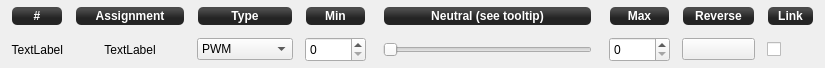
<?xml version="1.0" encoding="UTF-8"?>
<ui version="4.0">
 <class>outputChannelForm</class>
 <widget class="QWidget" name="outputChannelForm">
  <property name="geometry">
   <rect>
    <x>0</x>
    <y>0</y>
    <width>825</width>
    <height>68</height>
   </rect>
  </property>
  <property name="windowTitle">
   <string>Form</string>
  </property>
  <layout class="QGridLayout" name="gridLayout">
   <property name="topMargin">
    <number>1</number>
   </property>
   <property name="bottomMargin">
    <number>1</number>
   </property>
   <property name="horizontalSpacing">
    <number>12</number>
   </property>
   <item row="1" column="1">
    <widget class="QLabel" name="actuatorName">
     <property name="sizePolicy">
      <sizepolicy hsizetype="Minimum" vsizetype="Preferred">
       <horstretch>0</horstretch>
       <verstretch>0</verstretch>
      </sizepolicy>
     </property>
     <property name="minimumSize">
      <size>
       <width>110</width>
       <height>25</height>
      </size>
     </property>
     <property name="text">
      <string>TextLabel</string>
     </property>
     <property name="alignment">
      <set>Qt::AlignCenter</set>
     </property>
    </widget>
   </item>
   <item row="1" column="2">
    <widget class="QComboBox" name="actuatorType">
     <property name="enabled">
      <bool>true</bool>
     </property>
     <property name="minimumSize">
      <size>
       <width>0</width>
       <height>20</height>
      </size>
     </property>
     <property name="toolTip">
      <string>Set &quot;PWM&quot; simple pulse generation.</string>
     </property>
     <property name="autoFillBackground">
      <bool>false</bool>
     </property>
     <item>
      <property name="text">
       <string>PWM</string>
      </property>
     </item>
     <item>
      <property name="text">
       <string>PWM Alarm</string>
      </property>
     </item>
     <item>
      <property name="text">
       <string>Arming LED</string>
      </property>
     </item>
     <item>
      <property name="text">
       <string>Info LED</string>
      </property>
     </item>
    </widget>
   </item>
   <item row="1" column="8">
    <widget class="QPushButton" name="pb_reverseActuator">
     <property name="minimumSize">
      <size>
       <width>73</width>
       <height>0</height>
      </size>
     </property>
     <property name="text">
      <string/>
     </property>
     <property name="icon">
      <iconset resource="configgadget.qrc">
       <normaloff>:/configgadget/images/swap.svg</normaloff>:/configgadget/images/swap.svg</iconset>
     </property>
    </widget>
   </item>
   <item row="1" column="7">
    <widget class="QSpinBox" name="actuatorMax">
     <property name="minimumSize">
      <size>
       <width>0</width>
       <height>25</height>
      </size>
     </property>
     <property name="focusPolicy">
      <enum>Qt::StrongFocus</enum>
     </property>
     <property name="toolTip">
      <string>Maximum PWM value in microseconds, beware of not overdriving your servo.</string>
     </property>
     <property name="maximum">
      <number>65535</number>
     </property>
    </widget>
   </item>
   <item row="0" column="5">
    <widget class="QLabel" name="legend2">
     <property name="sizePolicy">
      <sizepolicy hsizetype="Expanding" vsizetype="Fixed">
       <horstretch>0</horstretch>
       <verstretch>0</verstretch>
      </sizepolicy>
     </property>
     <property name="minimumSize">
      <size>
       <width>0</width>
       <height>20</height>
      </size>
     </property>
     <property name="font">
      <font>
       <weight>75</weight>
       <italic>false</italic>
       <bold>true</bold>
      </font>
     </property>
     <property name="styleSheet">
      <string notr="true">background-color: qlineargradient(spread:reflect, x1:0.507, y1:0, x2:0.507, y2:0.772, stop:0.208955 rgba(74, 74, 74, 255), stop:0.78607 rgba(36, 36, 36, 255));
color: rgb(255, 255, 255);
border-radius: 5;
font:bold;
margin:1px;</string>
     </property>
     <property name="text">
      <string>Neutral (see tooltip)</string>
     </property>
     <property name="alignment">
      <set>Qt::AlignCenter</set>
     </property>
    </widget>
   </item>
   <item row="0" column="0">
    <widget class="QLabel" name="legend6">
     <property name="sizePolicy">
      <sizepolicy hsizetype="Minimum" vsizetype="Fixed">
       <horstretch>0</horstretch>
       <verstretch>0</verstretch>
      </sizepolicy>
     </property>
     <property name="minimumSize">
      <size>
       <width>0</width>
       <height>20</height>
      </size>
     </property>
     <property name="font">
      <font>
       <weight>75</weight>
       <italic>false</italic>
       <bold>true</bold>
      </font>
     </property>
     <property name="layoutDirection">
      <enum>Qt::LeftToRight</enum>
     </property>
     <property name="styleSheet">
      <string notr="true">background-color: qlineargradient(spread:reflect, x1:0.507, y1:0, x2:0.507, y2:0.772, stop:0.208955 rgba(74, 74, 74, 255), stop:0.78607 rgba(36, 36, 36, 255));
color: rgb(255, 255, 255);
border-radius: 5;
font:bold;
margin:1px;</string>
     </property>
     <property name="text">
      <string>#</string>
     </property>
     <property name="alignment">
      <set>Qt::AlignCenter</set>
     </property>
     <property name="margin">
      <number>0</number>
     </property>
    </widget>
   </item>
   <item row="1" column="9">
    <widget class="QCheckBox" name="actuatorLink">
     <property name="sizePolicy">
      <sizepolicy hsizetype="Fixed" vsizetype="Fixed">
       <horstretch>0</horstretch>
       <verstretch>0</verstretch>
      </sizepolicy>
     </property>
     <property name="minimumSize">
      <size>
       <width>47</width>
       <height>25</height>
      </size>
     </property>
     <property name="focusPolicy">
      <enum>Qt::StrongFocus</enum>
     </property>
     <property name="toolTip">
      <string>Output mode</string>
     </property>
    </widget>
   </item>
   <item row="0" column="3">
    <widget class="QLabel" name="legend1">
     <property name="sizePolicy">
      <sizepolicy hsizetype="Minimum" vsizetype="Fixed">
       <horstretch>0</horstretch>
       <verstretch>0</verstretch>
      </sizepolicy>
     </property>
     <property name="minimumSize">
      <size>
       <width>0</width>
       <height>20</height>
      </size>
     </property>
     <property name="font">
      <font>
       <weight>75</weight>
       <italic>false</italic>
       <bold>true</bold>
      </font>
     </property>
     <property name="styleSheet">
      <string notr="true">background-color: qlineargradient(spread:reflect, x1:0.507, y1:0, x2:0.507, y2:0.772, stop:0.208955 rgba(74, 74, 74, 255), stop:0.78607 rgba(36, 36, 36, 255));
color: rgb(255, 255, 255);
border-radius: 5;
font:bold;
margin:1px;</string>
     </property>
     <property name="text">
      <string>Min</string>
     </property>
     <property name="alignment">
      <set>Qt::AlignCenter</set>
     </property>
    </widget>
   </item>
   <item row="1" column="5">
    <widget class="TextBubbleSlider" name="actuatorNeutral">
     <property name="sizePolicy">
      <sizepolicy hsizetype="MinimumExpanding" vsizetype="Fixed">
       <horstretch>0</horstretch>
       <verstretch>0</verstretch>
      </sizepolicy>
     </property>
     <property name="minimumSize">
      <size>
       <width>0</width>
       <height>25</height>
      </size>
     </property>
     <property name="focusPolicy">
      <enum>Qt::StrongFocus</enum>
     </property>
     <property name="toolTip">
      <string>&lt;!DOCTYPE HTML PUBLIC &quot;-//W3C//DTD HTML 4.0//EN&quot; &quot;http://www.w3.org/TR/REC-html40/strict.dtd&quot;&gt;
&lt;html&gt;&lt;head&gt;&lt;meta name=&quot;qrichtext&quot; content=&quot;1&quot; /&gt;&lt;style type=&quot;text/css&quot;&gt;
p, li { white-space: pre-wrap; }
&lt;/style&gt;&lt;/head&gt;&lt;body style=&quot; font-family:'Lucida Grande'; font-size:13pt; font-weight:400; font-style:normal;&quot;&gt;
&lt;p style=&quot; margin-top:0px; margin-bottom:0px; margin-left:0px; margin-right:0px; -qt-block-indent:0; text-indent:0px;&quot;&gt;Set output value neutral point. &lt;/p&gt;
&lt;p style=&quot; margin-top:0px; margin-bottom:0px; margin-left:0px; margin-right:0px; -qt-block-indent:0; text-indent:0px;&quot;&gt;Output values below this point are scaled from -1 to 0. &lt;/p&gt;
&lt;p style=&quot; margin-top:0px; margin-bottom:0px; margin-left:0px; margin-right:0px; -qt-block-indent:0; text-indent:0px;&quot;&gt;Output values above this point are scaled from 0 to +1.&lt;/p&gt;
&lt;p style=&quot;-qt-paragraph-type:empty; margin-top:0px; margin-bottom:0px; margin-left:0px; margin-right:0px; -qt-block-indent:0; text-indent:0px;&quot;&gt;&lt;/p&gt;
&lt;p style=&quot; margin-top:0px; margin-bottom:0px; margin-left:0px; margin-right:0px; -qt-block-indent:0; text-indent:0px;&quot;&gt;For &lt;span style=&quot; font-weight:600;&quot;&gt;motor control&lt;/span&gt;, the neutral point should be the &lt;span style=&quot; font-weight:600;&quot;&gt;slowest speed&lt;/span&gt; at which the motor still runs&lt;/p&gt;
&lt;p style=&quot; margin-top:0px; margin-bottom:0px; margin-left:0px; margin-right:0px; -qt-block-indent:0; text-indent:0px;&quot;&gt;For &lt;span style=&quot; font-weight:600;&quot;&gt;servo control&lt;/span&gt;, the neutral point should be the &lt;span style=&quot; font-weight:600;&quot;&gt;midpoint&lt;/span&gt; of the servo travel.&lt;/p&gt;&lt;/body&gt;&lt;/html&gt;</string>
     </property>
     <property name="maximum">
      <number>9999</number>
     </property>
     <property name="orientation">
      <enum>Qt::Horizontal</enum>
     </property>
    </widget>
   </item>
   <item row="1" column="6">
    <spacer name="horizontalSpacer_2">
     <property name="orientation">
      <enum>Qt::Horizontal</enum>
     </property>
     <property name="sizeType">
      <enum>QSizePolicy::Minimum</enum>
     </property>
     <property name="sizeHint" stdset="0">
      <size>
       <width>5</width>
       <height>20</height>
      </size>
     </property>
    </spacer>
   </item>
   <item row="1" column="3">
    <widget class="QSpinBox" name="actuatorMin">
     <property name="minimumSize">
      <size>
       <width>0</width>
       <height>25</height>
      </size>
     </property>
     <property name="focusPolicy">
      <enum>Qt::StrongFocus</enum>
     </property>
     <property name="toolTip">
      <string>Minimum PWM value in microseconds, beware of not overdriving your servo.</string>
     </property>
     <property name="maximum">
      <number>65535</number>
     </property>
    </widget>
   </item>
   <item row="1" column="0">
    <widget class="QLabel" name="actuatorNumber">
     <property name="sizePolicy">
      <sizepolicy hsizetype="Minimum" vsizetype="Preferred">
       <horstretch>0</horstretch>
       <verstretch>0</verstretch>
      </sizepolicy>
     </property>
     <property name="minimumSize">
      <size>
       <width>20</width>
       <height>25</height>
      </size>
     </property>
     <property name="toolTip">
      <string>Channel Number</string>
     </property>
     <property name="layoutDirection">
      <enum>Qt::LeftToRight</enum>
     </property>
     <property name="text">
      <string>TextLabel</string>
     </property>
     <property name="alignment">
      <set>Qt::AlignRight|Qt::AlignTrailing|Qt::AlignVCenter</set>
     </property>
    </widget>
   </item>
   <item row="0" column="1">
    <widget class="QLabel" name="legend0">
     <property name="sizePolicy">
      <sizepolicy hsizetype="Minimum" vsizetype="Fixed">
       <horstretch>0</horstretch>
       <verstretch>0</verstretch>
      </sizepolicy>
     </property>
     <property name="minimumSize">
      <size>
       <width>0</width>
       <height>20</height>
      </size>
     </property>
     <property name="font">
      <font>
       <weight>75</weight>
       <italic>false</italic>
       <bold>true</bold>
      </font>
     </property>
     <property name="styleSheet">
      <string notr="true">background-color: qlineargradient(spread:reflect, x1:0.507, y1:0, x2:0.507, y2:0.772, stop:0.208955 rgba(74, 74, 74, 255), stop:0.78607 rgba(36, 36, 36, 255));
color: rgb(255, 255, 255);
border-radius: 5;
font:bold;
margin:1px;</string>
     </property>
     <property name="text">
      <string>Assignment</string>
     </property>
     <property name="alignment">
      <set>Qt::AlignCenter</set>
     </property>
    </widget>
   </item>
   <item row="1" column="4">
    <spacer name="horizontalSpacer">
     <property name="orientation">
      <enum>Qt::Horizontal</enum>
     </property>
     <property name="sizeType">
      <enum>QSizePolicy::Minimum</enum>
     </property>
     <property name="sizeHint" stdset="0">
      <size>
       <width>5</width>
       <height>20</height>
      </size>
     </property>
    </spacer>
   </item>
   <item row="0" column="7">
    <widget class="QLabel" name="legend3">
     <property name="sizePolicy">
      <sizepolicy hsizetype="Minimum" vsizetype="Fixed">
       <horstretch>0</horstretch>
       <verstretch>0</verstretch>
      </sizepolicy>
     </property>
     <property name="minimumSize">
      <size>
       <width>0</width>
       <height>20</height>
      </size>
     </property>
     <property name="font">
      <font>
       <weight>75</weight>
       <italic>false</italic>
       <bold>true</bold>
      </font>
     </property>
     <property name="styleSheet">
      <string notr="true">background-color: qlineargradient(spread:reflect, x1:0.507, y1:0, x2:0.507, y2:0.772, stop:0.208955 rgba(74, 74, 74, 255), stop:0.78607 rgba(36, 36, 36, 255));
color: rgb(255, 255, 255);
border-radius: 5;
font:bold;
margin:1px;</string>
     </property>
     <property name="text">
      <string>Max</string>
     </property>
     <property name="alignment">
      <set>Qt::AlignCenter</set>
     </property>
    </widget>
   </item>
   <item row="0" column="8">
    <widget class="QLabel" name="legend3_2">
     <property name="sizePolicy">
      <sizepolicy hsizetype="Minimum" vsizetype="Fixed">
       <horstretch>0</horstretch>
       <verstretch>0</verstretch>
      </sizepolicy>
     </property>
     <property name="minimumSize">
      <size>
       <width>0</width>
       <height>20</height>
      </size>
     </property>
     <property name="font">
      <font>
       <weight>75</weight>
       <italic>false</italic>
       <bold>true</bold>
      </font>
     </property>
     <property name="styleSheet">
      <string notr="true">background-color: qlineargradient(spread:reflect, x1:0.507, y1:0, x2:0.507, y2:0.772, stop:0.208955 rgba(74, 74, 74, 255), stop:0.78607 rgba(36, 36, 36, 255));
color: rgb(255, 255, 255);
border-radius: 5;
font:bold;
margin:1px;</string>
     </property>
     <property name="text">
      <string>Reverse</string>
     </property>
     <property name="alignment">
      <set>Qt::AlignCenter</set>
     </property>
     <property name="margin">
      <number>0</number>
     </property>
    </widget>
   </item>
   <item row="0" column="9">
    <widget class="QLabel" name="legend5">
     <property name="sizePolicy">
      <sizepolicy hsizetype="Minimum" vsizetype="Fixed">
       <horstretch>0</horstretch>
       <verstretch>0</verstretch>
      </sizepolicy>
     </property>
     <property name="minimumSize">
      <size>
       <width>0</width>
       <height>20</height>
      </size>
     </property>
     <property name="font">
      <font>
       <weight>75</weight>
       <italic>false</italic>
       <bold>true</bold>
      </font>
     </property>
     <property name="styleSheet">
      <string notr="true">background-color: qlineargradient(spread:reflect, x1:0.507, y1:0, x2:0.507, y2:0.772, stop:0.208955 rgba(74, 74, 74, 255), stop:0.78607 rgba(36, 36, 36, 255));
color: rgb(255, 255, 255);
border-radius: 5;
font:bold;
margin:1px;</string>
     </property>
     <property name="text">
      <string>Link</string>
     </property>
     <property name="alignment">
      <set>Qt::AlignCenter</set>
     </property>
    </widget>
   </item>
   <item row="0" column="2">
    <widget class="QLabel" name="legend7">
     <property name="sizePolicy">
      <sizepolicy hsizetype="Minimum" vsizetype="Fixed">
       <horstretch>0</horstretch>
       <verstretch>0</verstretch>
      </sizepolicy>
     </property>
     <property name="minimumSize">
      <size>
       <width>0</width>
       <height>20</height>
      </size>
     </property>
     <property name="font">
      <font>
       <weight>75</weight>
       <italic>false</italic>
       <bold>true</bold>
      </font>
     </property>
     <property name="styleSheet">
      <string notr="true">background-color: qlineargradient(spread:reflect, x1:0.507, y1:0, x2:0.507, y2:0.772, stop:0.208955 rgba(74, 74, 74, 255), stop:0.78607 rgba(36, 36, 36, 255));
color: rgb(255, 255, 255);
border-radius: 5;
font:bold;
margin:1px;</string>
     </property>
     <property name="text">
      <string>Type</string>
     </property>
     <property name="alignment">
      <set>Qt::AlignCenter</set>
     </property>
    </widget>
   </item>
  </layout>
 </widget>
 <customwidgets>
  <customwidget>
   <class>TextBubbleSlider</class>
   <extends>QSlider</extends>
   <header>textbubbleslider.h</header>
  </customwidget>
 </customwidgets>
 <tabstops>
  <tabstop>actuatorMin</tabstop>
  <tabstop>actuatorNeutral</tabstop>
  <tabstop>actuatorMax</tabstop>
  <tabstop>pb_reverseActuator</tabstop>
  <tabstop>actuatorLink</tabstop>
 </tabstops>
 <resources>
  <include location="configgadget.qrc"/>
 </resources>
 <connections/>
</ui>
